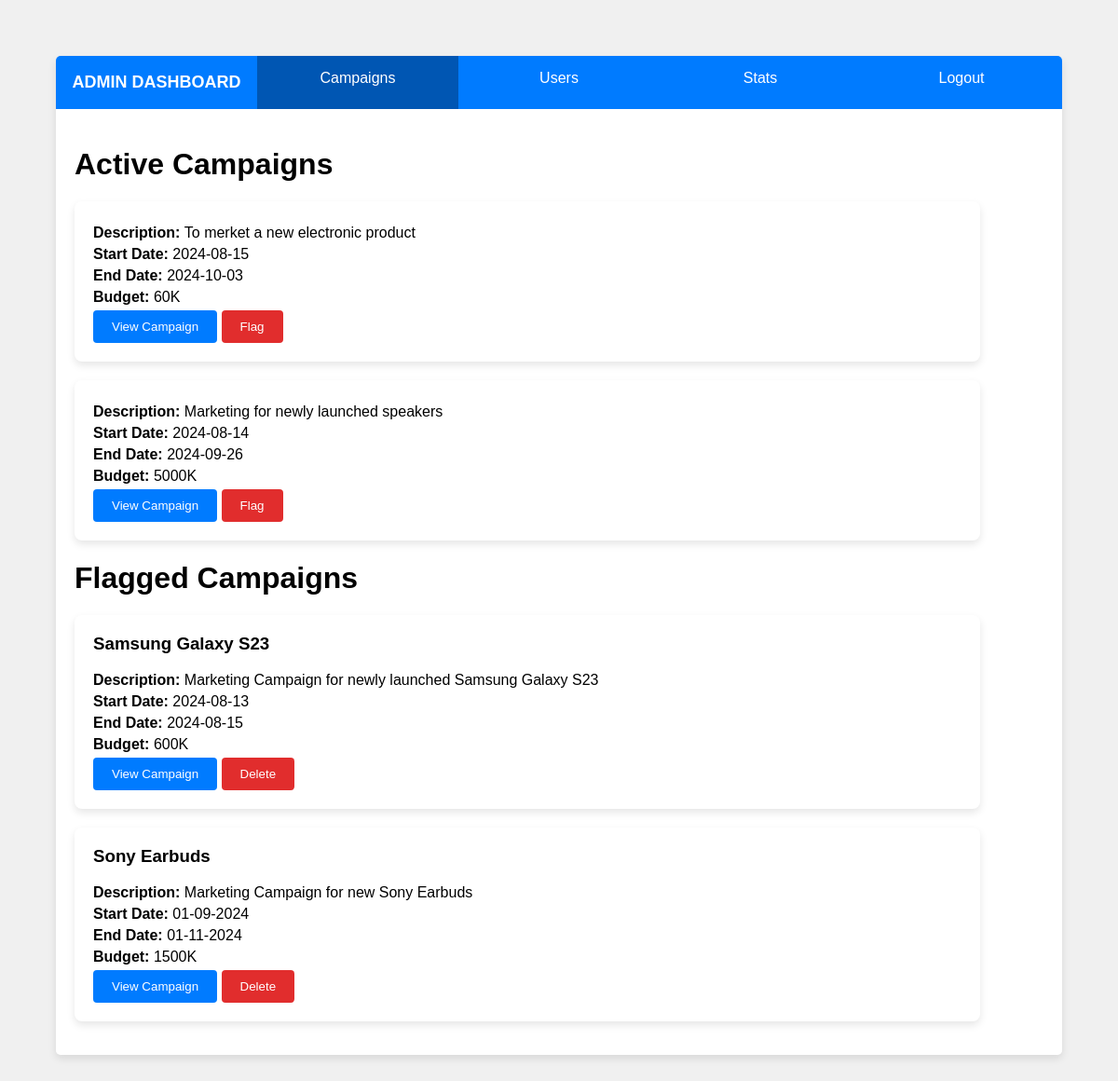
Screenshot of /admin-campaigns (signed in) with the database file from the repository.
### main.py (models this page shows)
class Campaign(db.Model):
    __tablename__ = 'campaigns'
    campaign_id = db.Column(db.Integer, autoincrement=True, primary_key=True, unique=True, nullable=False)
    campaign_name = db.Column(db.String, nullable=False)
    sponsor_id = db.Column(db.Integer, db.ForeignKey('sponsors.sponsor_id'))
    budget = db.Column(db.String)
    description = db.Column(db.String)
    start_date = db.Column(db.String)
    end_date = db.Column(db.String)
    visibility = db.Column(db.String)
    goals = db.Column(db.String)
    remarks = db.Column(db.String, default='active')
    sponsor = db.relationship('Sponsor', backref='campaigns')

### main.py (the view)
@app.route('/admin-campaigns', methods=['GET'])
def admin_campaigns():
    if 'user_id' in session:
        active_campaigns = Campaign.query.filter_by(remarks='active').all()
        flagged_campaigns = Campaign.query.filter_by(remarks='flagged').all()
        return render_template('admin-campaigns.html', active_campaigns=active_campaigns, flagged_campaigns=flagged_campaigns)
    return redirect(url_for('index'))

### templates/admin-campaigns.html (shortened to what this page needs)
<!DOCTYPE html>
<html lang="en">
<head>
</head>
<body>
    <div class="container">
        <div class="nav">
            <p class="page-title">ADMIN DASHBOARD</p>
            <a href="/admin-campaigns" class="active">Campaigns</a>
            <a href="/admin-users">Users</a>
            <a href="/admin-stats">Stats</a>
            <a href="/">Logout</a>
        </div>
        <div class="content">
            <h1>Active Campaigns</h1>
            {% for campaign in active_campaigns %}
            <div class="campaign-card">
                <p><strong>Description: </strong>{{ campaign.description }}</p>
                <p><strong>Start Date: </strong>{{ campaign.start_date }}</p>
                <p><strong>End Date: </strong>{{ campaign.end_date }}</p>
                <p><strong>Budget: </strong>{{ campaign.budget }}</p>
                <form action="{{ url_for('view_campaign_admin', campaign_id=campaign.campaign_id) }}" method="get" style="display:inline;">
                    <button type="submit" class="view-btn">View Campaign</button>
                </form>
                <form action="{{ url_for('flag_campaign', campaign_id=campaign.campaign_id) }}" method="post" style="display:inline;">
                    <button type="submit" class="flag-btn">Flag</button>
                </form>
            </div>
            {% endfor %}
            <h1>Flagged Campaigns</h1>
            {% for campaign in flagged_campaigns %}
            <div class="campaign-card">
                <h3>{{ campaign.campaign_name }}</h3>
                <p><strong>Description: </strong>{{ campaign.description }}</p>
                <p><strong>Start Date: </strong>{{ campaign.start_date }}</p>
                <p><strong>End Date: </strong>{{ campaign.end_date }}</p>
                <p><strong>Budget: </strong>{{ campaign.budget }}</p>
                <form action="{{ url_for('view_campaign_admin', campaign_id=campaign.campaign_id) }}" method="get" style="display:inline;">
                    <button type="submit" class="view-btn">View Campaign</button>
                </form>
                <form action="{{ url_for('delete_campaign', campaign_id=campaign.campaign_id) }}" method="post" style="display:inline;">
                    <button type="submit" class="flag-btn">Delete</button>
                </form>
            </div>
            {% endfor %}
        </div>
    </div>
</body>
</html>

### templates/admin-campaigns.html (style rules this page uses)
body { font-family: Arial, sans-serif; background-color: #f0f0f0; display: flex; justify-content: center; align-items: center; height: 100vh; margin: 0; }
.container { margin-top: 0%; width: 90%; max-width: 2000px; height: 90%; background-color: #fff; border-radius: 5px; box-shadow: 0 4px 8px rgba(0, 0, 0, 0.1); overflow-x: hidden; overflow-y: scroll; position: relative; }
.nav { display: flex; background-color: #007BFF; position: sticky; top: 0; }
.nav a { flex: 1; padding: 15px; text-align: center; text-decoration: none; color: #fff; transition: background-color 0.3s; }
.nav .active { background-color: #0056b3; }
.content { padding: 20px; width: 100%; }
.page-title { width: 20%; color: white; text-align: center; font-weight: 600; font-size: large; }
.campaign-card { background-color: #fff; border-radius: 8px; box-shadow: 0 4px 8px rgba(0, 0, 0, 0.1); padding: 20px; margin-bottom: 20px; margin-right: 10%; }
.campaign-card h3 { margin-top: 0; }
.campaign-card p { margin: 5px 0; }
.campaign-card .view-btn { padding: 10px 20px; border: none; border-radius: 4px; cursor: pointer; background-color: #007BFF; color: #fff; transition: background-color 0.3s; }
.flag-btn { padding: 10px 20px; border: none; border-radius: 4px; cursor: pointer; background-color: #e12d2d; color: #fff; transition: background-color 0.3s; margin-right: 10%; }

### rows the page displays
Campaign: description "To merket a new electronic product", start_date "2024-08-15", end_date "2024-10-03", budget "60K"
Campaign: description "Marketing for newly launched speakers", start_date "2024-08-14", end_date "2024-09-26", budget "5000K"
Campaign: campaign_name "Samsung Galaxy S23", description "Marketing Campaign for newly launched Samsung Galaxy S23", start_date "2024-08-13", end_date "2024-08-15", budget "600K"
Campaign: campaign_name "Sony Earbuds", description "Marketing Campaign for new Sony Earbuds", start_date "01-09-2024", end_date "01-11-2024", budget "1500K"
